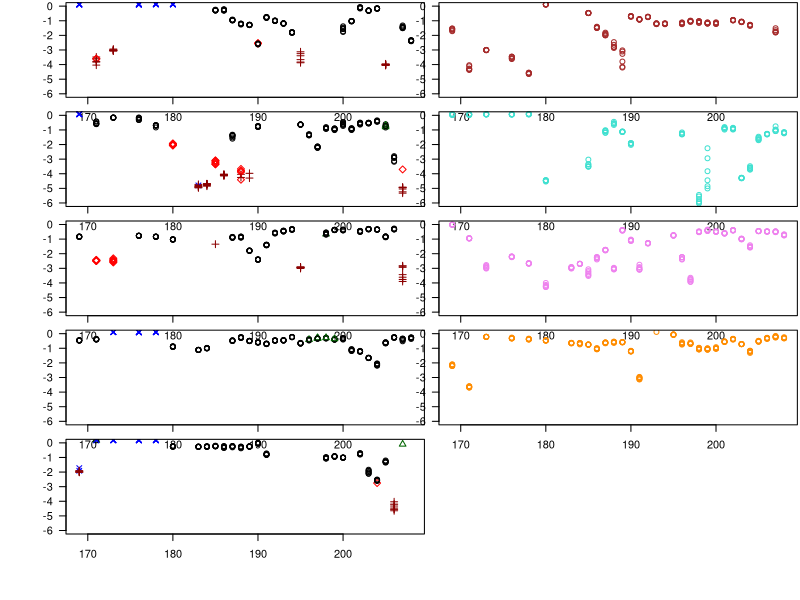
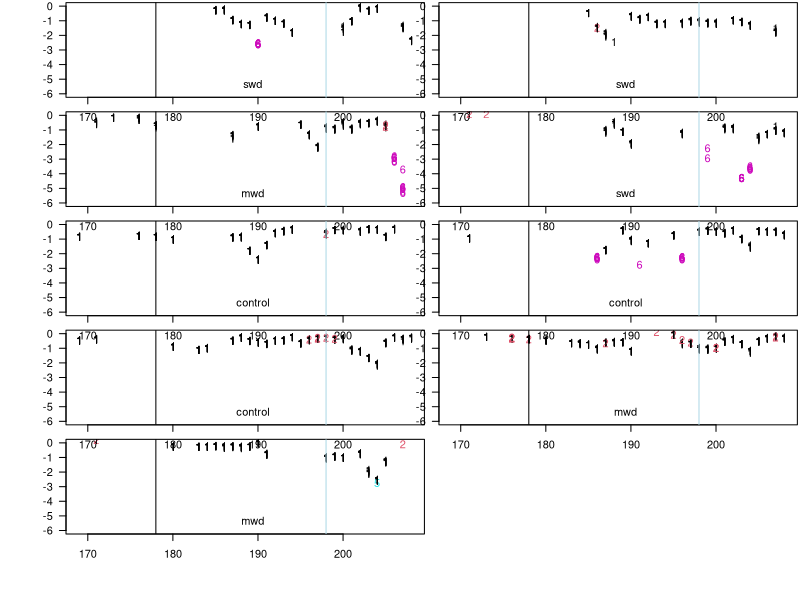
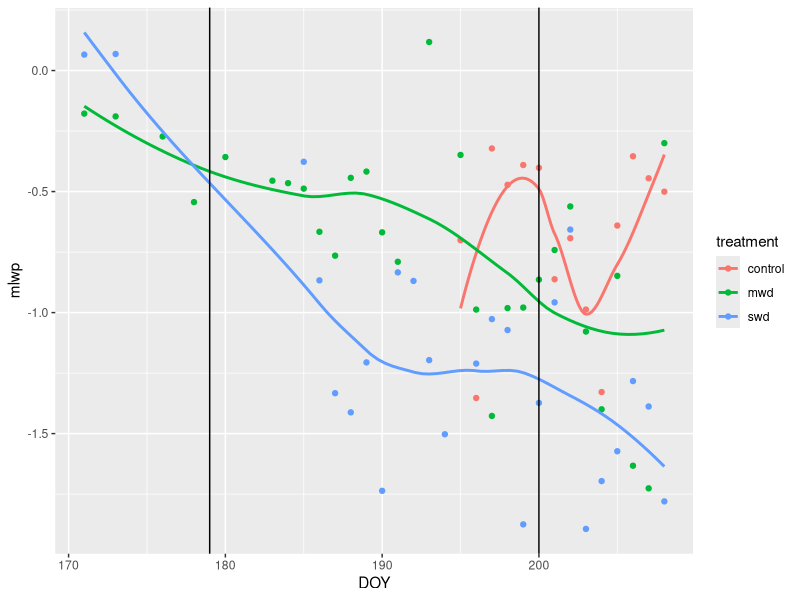

Reproduce these figures in R, in order.
#+++++++++++++++++++++++++++++++++++++++++++++++++++++
#          STEP 1: LOAD AND CLEAN WP DATA
#+++++++++++++++++++++++++++++++++++++++++++++++++++++


### UPDATE VERSION IF REPROCESSING QC #######

# run through, pull out each psy measurement, and average values from the peaks
QC <- F # T/F -run quality control script?
# qc.ver <- "20200327" #last version, didn't actually work so still using original manual QC
qc.ver <- "20200429" #quality control version

# clear Environment?
# rm(list=ls())





# set working directory
#setwd("~/Documents/RESEARCH/California Buckeye/")
require(tidyr)
require(dplyr)
require(stringr)
library(dplyr)
library(reshape2)
library(RColorBrewer)
library(stringr)
library(ggplot2)



se <- function(x,na.rm=T) sqrt(var(x))/sum(!is.na(x))


#____________________________________________________________________________________________________________
####### START: Loak raw psychrometer data, qc flag data, and calibrate to get raw wp data #######################


## full, uncleaned dataset ####
wpdata.raw<-read.csv("GREENHOUSEWPmanual.csv", header = FALSE)

# tack on an iteration number to pull out rows of 12 (psy1-5 and then 6-9)
iteration.number <- rep(c(1:(nrow(wpdata.raw)/12)), each=12)
wpdata.raw.n <- cbind(iteration.number,wpdata.raw)

# pull out the iteration number of all measurements that happen predawn
predawns <- wpdata.raw.n[which(wpdata.raw.n[,5]>=400 & wpdata.raw.n[,5]<= 500),1]

# pull out the appropriate measurements
wpdata.pd <- wpdata.raw.n[which(wpdata.raw.n[,1] %in% predawns),]
wpdata <- wpdata.pd %>% select(V1:V13)



# old manually cleaned dataset
#wpdata<-read.csv("GREENHOUSEWPselect.csv", header = FALSE)
head(wpdata)

# iteration.number <- 1:length(wpdata[,1])
# iteration.number[1] <- 1
# for (i in c(2:length(iteration.number))){
#   iteration.number[i] <- ifelse(wpdata[i,1] == 106,iteration.number[i-1]+1,iteration.number[i-1])
# }
iteration.number <- rep(c(1:(nrow(wpdata)/6)), each=6)
wpdata.n <- cbind(iteration.number,wpdata)
numberofiterations <- max(iteration.number)/2

###### Create empty dataframes for QC flags
#make an additional matrix for storing QC flags for each psy for each measurement
qc1 <- data.frame(matrix(NA, ncol=5, nrow=numberofiterations))
names(qc1) <- c("PSY1.qc","PSY2.qc","PSY3.qc", "PSY4.qc", "PSY5.qc")

#make an additional matrix for storing QC flags for each psy for each measurement
qc2 <- data.frame(matrix(NA, ncol=4, nrow=numberofiterations))
names(qc2) <- c("PSY6.qc","PSY7.qc","PSY8.qc", "PSY9.qc")
#________________



complete.data <- matrix(NA, ncol=14, nrow=numberofiterations)
complete.data <- as.data.frame(complete.data)
complete.data[,1] <- as.numeric(complete.data[,1])
complete.data[,2] <- as.numeric(complete.data[,2])
complete.data[,3] <- as.numeric(complete.data[,3])
complete.data[,4] <- as.numeric(complete.data[,4])
complete.data[,5] <- as.numeric(complete.data[,5])
complete.data[,6] <- as.numeric(complete.data[,6])
complete.data[,7] <- as.numeric(complete.data[,7])
complete.data[,8] <- as.numeric(complete.data[,8])
complete.data[,9] <- as.numeric(complete.data[,9])


colnames(complete.data) <- c("Yr","DOY","Time","Temp","PSY1","PSY2","PSY3","PSY4","PSY5","PSY.one1","PSY.one2","PSY.one3","PSY.one4","PSY.one5")


complete.data.2 <- matrix(NA, ncol=12, nrow=numberofiterations)
complete.data.2 <- as.data.frame(complete.data.2)
complete.data.2[,1] <- as.numeric(complete.data.2[,1])
complete.data.2[,2] <- as.numeric(complete.data.2[,2])
complete.data.2[,3] <- as.numeric(complete.data.2[,3])
complete.data.2[,4] <- as.numeric(complete.data.2[,4])
complete.data.2[,5] <- as.numeric(complete.data.2[,5])
complete.data.2[,6] <- as.numeric(complete.data.2[,6])
complete.data.2[,7] <- as.numeric(complete.data.2[,7])
complete.data.2[,8] <- as.numeric(complete.data.2[,8])
colnames(complete.data.2) <- c("Yr","DOY","Time","Temp","PSY6","PSY7","PSY8","PSY9","PSY.one6","PSY.one7","PSY.one8","PSY.one9")




# Rob being a crazy guy, getting the odd numbers...
# ninitial <- seq(from=1,to=max(iteration.number),by=1)
# nadd <- seq(from=0,to=max(iteration.number)-1,by=1)
# ncombine <- matrix(NA,ncol=3,nrow=max(iteration.number))
# ncombine <- as.data.frame(ncombine)
# ncombine[,1] <- ninitial
# ncombine[,2] <- nadd
# ncombine[,3] <- ncombine[,1] + ncombine[,2]
# these <- which(ncombine[,3] < max(iteration.number))



these <- seq(from=1, to=max(iteration.number)-1, by=2)
those <- seq(from=2,to=max(iteration.number),by=2)
psy <- 1:5
psy.one <- 1:5
# qc.flag <- rep("fail", times=5)


# loop through each odd measurement (psys 1-5, discard those not between 4-5am, and then summarize/qc into df)
l <- 0

#### for restarting if you stop (set l and the last number in these[-c(1:#)] to the last row -1 that you have filled in qc or complete.data.n):
# l <- 71
# these <- seq(from=1, to=max(iteration.number)-1, by=2)
# these <- these[-c(1:71)]
#

for (i in these){
  
  yr <- wpdata.n[which(wpdata.n[,1] == i & wpdata.n[,2] == 106),3] #pulling out yr from header row indicated by 106
  doy <- wpdata.n[which(wpdata.n[,1] == i & wpdata.n[,2] == 106),4] # pulling out doy from header rows
  time <- wpdata.n[which(wpdata.n[,1] == i & wpdata.n[,2] == 106),5] # pulling out time stamp from header rows (in hhmm format)
  temp <- wpdata.n[which(wpdata.n[,1] == i & wpdata.n[,2] == 106),6] # pulling out ambient Temp from header row
  #if(time<500 & time >400){
    l <- l + 1
    qc.flag <- rep("fail", times=5)
    j <- 0
    for (k in c(109,111,113,115,117)){
      j <- j + 1
      all <- wpdata.n[which(wpdata.n[,1] == i & wpdata.n[,2] == k),c(6:8)]
      all <- as.numeric(all)
      psy[j] <- mean(all,na.rm=T)
      all <- wpdata.n[which(wpdata.n[,1] == i & wpdata.n[,2] == k),c(6)]
      all <- as.numeric(all)
      psy.one[j] <- mean(all,na.rm=T)
      if(QC==T){
        if(is.na(wpdata.n[which(wpdata.n[,1] == i & wpdata.n[,2] == k),c(5)])){
          qc.flag[j] <- NA 
        }
        else{
          par(mar=c(3.5,3.5,1,.5), mfrow=c(1,2))
          plot(c(unlist(wpdata.n[which(wpdata.n[,1] == i & wpdata.n[,2] == k),c(5:14)])), typ="b", lwd=3, ylab="",xlab="")
          points(c(unlist(wpdata.n[which(wpdata.n[,1] == i & wpdata.n[,2] == k),c(6:8)]))~c(2,3,4),pch=16, col="red")
          print(paste("i=",i,"k=",k, "qc.row=",l,"qc.col=",j, "DOY=",doy, "time=", time))
          plot(c(unlist(wpdata.n[which(wpdata.n[,1] == i & wpdata.n[,2] == k),c(5:14)])), typ="b", lwd=3, ylim=c(0,13), ylab="",xlab="")
          points(c(unlist(wpdata.n[which(wpdata.n[,1] == i & wpdata.n[,2] == k),c(6:8)]))~c(2,3,4),pch=16, col="red")
          print(paste("i=",i,"k=",k, "qc.row=",l,"qc.col=",j))
          #qc.flag[j] <- askYesNo("Quality of trace?(1=good,2=kinda bad, 3=DELETE)", default=F, prompts=getOption("askYesNo", gettext(c("1","2","3"))))
          qc.flag[j] <- as.numeric(readline(prompt="Quality of trace?(1=good,2=maybe, 3=worse, 4=DELETE, 5=double check): "))
        }
        
      }
    }
    complete.data[l,1] <- yr
    complete.data[l,2] <- doy
    complete.data[l,3] <- time
    complete.data[l,4] <- temp
    complete.data[l,c(5:9)] <- psy #store average of 3 value plateau
    complete.data[l,c(10:14)] <- psy.one # store value of first point of plateau (third measurement)
    if(QC==T){
      qc1[l, c(1:5)] <- qc.flag 
    }
    
#  }
}
# _____________
## Uncomment to write new QC file ########
if(QC==T) write.csv(qc1, paste0("Psychrometer_QC1_", qc.ver,".csv")) #when doing quality control again, uncomment this, then update date of QC1_ file (seen in line 176)
#_______________

# v1 - 20180309: for GREENHOUSEWPselect.csv manually cleaned. and Lee can't write dates
# v2 - 20200315: for cleaned GREENHOUSEWPmanual.csv


## load in newest version of qc1

#qc1 <- read.csv("Psychrometer_QC1_20200319.csv")
if(QC ==F) qc1 <- read.csv("Psychrometer_QC1_20200428.csv")[,-1]



### repeat for psychrometers 6-9
l <- 0
psy <- 1:4
psy.one <- 1:4

# restarting if interrupted in middle
# start right before you failed:
#l <- 
for (i in c(those)){

  yr <- wpdata.n[which(wpdata.n[,1] == i & wpdata.n[,2] == 106),3]
  doy <- wpdata.n[which(wpdata.n[,1] == i & wpdata.n[,2] == 106),4]
  time <- wpdata.n[which(wpdata.n[,1] == i & wpdata.n[,2] == 106),5]
  temp <- wpdata.n[which(wpdata.n[,1] == i & wpdata.n[,2] == 106),6]
  #if(time<500 & time >400){
  l <- l + 1
  j <- 0
  qc.flag <- rep("fail", times=4)
  for (k in c(109,111,113,115)){
    j <- j + 1
    all <- wpdata.n[which(wpdata.n[,1] == i & wpdata.n[,2] == k),c(6:8)]
    all <- as.numeric(all)
    psy[j] <- mean(all,na.rm=T)
    all <- wpdata.n[which(wpdata.n[,1] == i & wpdata.n[,2] == k),c(6)]
    all <- as.numeric(all)
    psy.one[j] <- mean(all,na.rm=T)
    if(QC==T){
      if(is.na(wpdata.n[which(wpdata.n[,1] == i & wpdata.n[,2] == k),c(5)])){
        qc.flag[j] <- NA 
      }
      else{
        par(mar=c(3.5,3.5,1,.5), mfrow=c(1,2))
        plot(c(unlist(wpdata.n[which(wpdata.n[,1] == i & wpdata.n[,2] == k),c(5:14)])), typ="b", lwd=3, ylab="",xlab="")
        points(c(unlist(wpdata.n[which(wpdata.n[,1] == i & wpdata.n[,2] == k),c(6:8)]))~c(2,3,4),pch=16, col="red")
        print(paste("i=",i,"k=",k, "qc.row=",l,"qc.col=",j, "DOY=",doy, "time=", time))
        plot(c(unlist(wpdata.n[which(wpdata.n[,1] == i & wpdata.n[,2] == k),c(5:14)])), typ="b", lwd=3, ylim=c(0,13), ylab="",xlab="")
        points(c(unlist(wpdata.n[which(wpdata.n[,1] == i & wpdata.n[,2] == k),c(6:8)]))~c(2,3,4),pch=16, col="red")
        print(paste("i=",i,"k=",k, "qc.row=",l,"qc.col=",j))
        #qc.flag[j] <- askYesNo("Quality of trace?(1=good,2=kinda bad, 3=DELETE)", default=F, prompts=getOption("askYesNo", gettext(c("1","2","3"))))
        qc.flag[j] <- as.numeric(readline(prompt="Quality of trace?(1=good,2=maybe, 3=worse, 4=DELETE, 5=double check): "))
        
      }
      
    }
    
  }
  complete.data.2[l,1] <- yr
  complete.data.2[l,2] <- doy
  complete.data.2[l,3] <- time
  complete.data.2[l,4] <- temp
  complete.data.2[l,c(5:8)] <- psy
  complete.data.2[l,c(9:12)] <- psy.one
  if(QC==T){
    qc2[l, c(1:4)] <- qc.flag 
  }
}

# _____________
## Uncomment to write new QC file ########

if(QC==T) write.csv(qc2, paste0("Psychrometer_QC2_", qc.ver,".csv")) #follow instructions from above 

#_______________

# v1 - 20180309: for GREENHOUSEWPselect.csv manually cleaned. and Lee can't write dates
# v2 - 20200315: for cleaned GREENHOUSEWPmanual.csv

## read in newest version of qc2

#qc2 <- read.csv("Psychrometer_QC2_20200319.csv")
#qc2 <- read.csv("Psychrometer_QC2_20200315.csv")
if(QC==F) qc2 <- read.csv("Psychrometer_QC2_20200428.csv")[,-1]



complete.data[,c(5:9)] <- complete.data[,c(5:9)]/(0.325+0.027*complete.data[,4]) 
complete.data[,c(10:14)] <- complete.data[,c(10:14)]/(0.325+0.027*complete.data[,4]) 

complete.data.2[,c(5:8)] <- complete.data.2[,c(5:8)]/(0.325+0.027*complete.data.2[,4]) 
complete.data.2[,c(9:12)] <- complete.data.2[,c(9:12)]/(0.325+0.027*complete.data.2[,4]) 

calib <- read.table("PsyCalibrationSLOPEINT.txt",header=T)
# calibrate mean values for Psychrometers 1:9
complete.data[,5] <- (complete.data[,5]-calib[1,3])/calib[1,2]
complete.data[,6] <- (complete.data[,6]-calib[2,3])/calib[2,2]
complete.data[,7] <- (complete.data[,7]-calib[3,3])/calib[3,2]
complete.data[,8] <- (complete.data[,8]-calib[4,3])/calib[4,2]
complete.data[,9] <- (complete.data[,9]-calib[5,3])/calib[5,2]
complete.data.2[,5] <- (complete.data.2[,5]-calib[6,3])/calib[6,2]
complete.data.2[,6] <- (complete.data.2[,6]-calib[7,3])/calib[7,2]
complete.data.2[,7] <- (complete.data.2[,7]-calib[8,3])/calib[8,2]
complete.data.2[,8] <- (complete.data.2[,8]-calib[9,3])/calib[9,2]
# Values based on a single value
complete.data[,10] <- (complete.data[,10]-calib[1,3])/calib[1,2]
complete.data[,11] <- (complete.data[,11]-calib[2,3])/calib[2,2]
complete.data[,12] <- (complete.data[,12]-calib[3,3])/calib[3,2]
complete.data[,13] <- (complete.data[,13]-calib[4,3])/calib[4,2]
complete.data[,14] <- (complete.data[,14]-calib[5,3])/calib[5,2]
complete.data.2[,9] <- (complete.data.2[,9]-calib[6,3])/calib[6,2]
complete.data.2[,10] <- (complete.data.2[,10]-calib[7,3])/calib[7,2]
complete.data.2[,11] <- (complete.data.2[,11]-calib[8,3])/calib[8,2]
complete.data.2[,12] <- (complete.data.2[,12]-calib[9,3])/calib[9,2]




####### Quick visualizing raw output ###########################3
#raw predawn traces (for all psychrometers)
par(mfcol=c(5,2), oma=c(4,4,0.1,0.1),mar=c(1,1,0.1,0.1))
cols <- c("black","darkgreen","darkred","blue","red","brown","turquoise","violet","darkorange","cornflowerblue")
for (i in c(5:9)){
  plot(complete.data[,i]~complete.data[,2],ylim=c(-6,0),las=1, col=cols[as.numeric(qc1[,i-4])], pch=qc1[,i-4])
}
for (i in c(5:8)){
  plot(complete.data.2[complete.data.2[,3] < 500 & complete.data.2[,3] > 400,i]~complete.data.2[complete.data.2[,3] < 500 & complete.data.2[,3] > 400,2],ylim=c(-6,0),las=1, col=cols[i+1])
}

# #raw predawn traces (for all psychrometers) based on a single value (max of 3 points)
# par(mfcol=c(5,2), oma=c(4,4,0.1,0.1),mar=c(1,1,0.1,0.1))
# cols <- c("black","red","blue","darkgreen","brown","turquoise","violet","darkorange","cornflowerblue")
# for (i in c(10:14)){
#   plot(complete.data[complete.data[,3] < 500 & complete.data[,3] > 400,i]~complete.data[complete.data[,3] < 500 & complete.data[,3] > 400,2],ylim=c(-6,0),las=1, col=cols[i-9])
# }
# for (i in c(9:12)){
#   plot(complete.data.2[complete.data.2[,3] < 500 & complete.data.2[,3] > 400,i]~complete.data.2[complete.data.2[,3] < 500 & complete.data.2[,3] > 400,2],ylim=c(-6,0),las=1, col=cols[i-3])
# }
# head(complete.data)



####### END: load raw psychrometer data and quality flags #############



#________________________________________________________________________
#### START: Lee's new way of processing wp data to long form ########

# step 1: take wide data and make it long
# step 2: merge in quality control flags
# step 3: aggregate things by date, filtering for bad values


# take complete.data and make it long form (take 5 psy columns and make them 1 column)
wpslong1 <- gather(select(.data = complete.data, Yr,DOY,Time,Temp,PSY1:PSY5) , key = "Psy_num", value="lwppd", PSY1:PSY5)

# take qc1 and also make it long
names(qc1)<- str_replace(names(qc1), pattern = ".qc","") # pull out the ".qc" part of the quality control data flag column names so they will match up with wpslong psychrometer names
qualcont1 <- data.frame(complete.data[,1:4], qc1) # tacking on date, time, temp info from complete.data and killig extra column named "X" that came in when we read.csv (was rownmanes)
qclong1 <- gather(qualcont1,key = "Psy_num", value="QC_flag", PSY1:PSY5 ) # take wide form and make long

#merge wps and qc flags for first 5 psychrometers
wps1 <- full_join(wpslong1, qclong1)



# repeat the above steps for psychrometers 6-9
# take complete.data and make it long form (take 5 psy columns and make them 1 column)
wpslong2 <- gather(select(.data = complete.data.2, Yr,DOY,Time,Temp,PSY6:PSY9) , key = "Psy_num", value="lwppd", PSY6:PSY9)

# take qc2 and also make it long
names(qc2)<- str_replace(names(qc2), pattern = ".qc","")
qualcont2 <- data.frame(complete.data.2[,1:4], qc2)
qclong2 <- gather(qualcont2,key = "Psy_num", value="QC_flag", PSY6:PSY9 )

#merge wps and qc flags
wps2 <- full_join(wpslong2, qclong2)


# row bind psychrometers 1-5 and 6-9 together into one dataframe
wps.all <- rbind(wps1, wps2)
wps.all$ind<- as.numeric(str_replace(wps.all$Psy_num,"PSY", ""))


### add in a 'tag' column to match rest of dataset:
tag <- c(590,592,589,498,10999,588,591,10954,600)
ind <- c(1:9)
treatment <- c("swd", "mwd", "control", "control","mwd","swd","swd","control","mwd")
tag.mapper <- data.frame(tag, ind, treatment)

# add final column to wp data with individuals tag name and treatment
wps.all$tag <- tag.mapper$tag[match(wps.all$ind, tag.mapper$ind)]
wps.all$treatment <- tag.mapper$treatment[match(wps.all$ind, tag.mapper$ind)]



#+++++++++++++++++++++++++++++++++++++++++++++++++++++++++++++++
### CLEANING QC FLAGS and wps ##########

# make a new column for post-hoc flag changes
  # NOTE: gonna make a new category "6" for things labeled 1,2 or 5 but questionable post-hoc
wps.all$QC_flag_updated <- wps.all$QC_flag

# looks like all of the 5's before DOY 189 are probably funky values
wps.all$QC_flag_updated[which(wps.all$QC_flag==5 & wps.all$DOY<189)] <- "4"
# one very neagitve mesurement labeled 2 while all the rest flagged, gonna toss
wps.all$QC_flag_updated[which(wps.all$QC_flag==2 & wps.all$DOY>180 & wps.all$ind==7)] <- "4"
# seems like many of PSY8's values are suspect. Certainly the one "1" in the field of 5s seems suspect at around doy 192
wps.all$QC_flag_updated[which(wps.all$ind==8 & wps.all$lwppd<= -2.7)] <- "4" 
# strange day circa 199 in PSY7 where 4 measurements differ by 2+ MPa. not sure what to make of that... 
  #(2 flagged as 5, 3 as 3 and 2 as 1) --> maybe whol measurement is bad? Could be reasonable given that 588 was rewatered on 202...
  # currently just threw out 5s, but need to double check
wps.all$QC_flag_updated[which(wps.all$ind==7 & wps.all$DOY==199 & wps.all$lwppd< -3)] <- "4"
# one value mislabeld "31", must have meant 3
wps.all$QC_flag_updated[which(wps.all$QC_flag=="31")] <- "3"

# values that seem questionable but leaving in to test how they affect other relationships later on:
wps.all$QC_flag_updated[which(wps.all$ind==7 & wps.all$DOY==199 & wps.all$QC_flag=="1")] <- "6"
wps.all$QC_flag_updated[which(wps.all$ind==1 & wps.all$DOY==190)] <- "6"
wps.all$QC_flag_updated[which(wps.all$ind==2 & wps.all$DOY> 205)] <- "6" # the final two measurement dates of PSY2 look FUNKY, and evidently the last was all 3's except on 5
wps.all$QC_flag_updated[which(wps.all$ind==7 & wps.all$DOY>202 & wps.all$QC_flag=="5")] <- "6"
wps.all$QC_flag_updated[which(wps.all$ind==8 & wps.all$lwppd< -2.2 & wps.all$QC_flag=="1")] <- "6"

wps.tmp <- wps.all[which(wps.all$QC_flag_updated %in% c("1","2","5","6")),]

par(mfcol=c(5,2), oma=c(4,4,0.1,0.1),mar=c(1,1,0.1,0.1))

for(i in unique(wps.tmp$Psy_num)){
  plot(lwppd~DOY,wps.tmp[which(wps.tmp$Psy_num==i),],ylim=c(-6,0),las=1, col=as.numeric(QC_flag_updated), pch=QC_flag_updated, xlim=c(169,208))
  abline(v=178)
  abline(v=198, col="lightblue")
  legend("bottom",bty="n", legend=unique(wps.tmp$treatment[which(wps.tmp$Psy_num==i)]))
}

#write.csv(wps.all, paste0("Psychrometer_all_longform_unaveraged_", qc.ver, ".csv"))

# Moste recent: v "20200429"


#++++++++++++++++++++++++++++++++++++++++++++++++++++++++++
#### make final dataset, clean via QC flags ##########

# now summarize all repeat measurments to get a mean per day. also filter out bad psychrmenter readings

# ****old qc filtering with 20180309 qc1 & qc2 versions NA = bad, True = good, False=maybe
wps.clean <- wps.all %>% filter(QC_flag_updated %in% c("1","2","5","6")) %>% group_by(Yr, DOY, Psy_num, ind, treatment, tag) %>% summarise(lwp.m = mean(lwppd, na.rm=T), lwp.sd = sd(lwppd, na.rm=T), lwp.n = n()
                                                                                                                      , Temp.m = mean(Temp), Temp.sd = sd(Temp),flags = length(which(QC_flag_updated=="6")) )

wps.treat <- wps.clean %>% group_by(treatment, Yr, DOY) %>% summarize(mlwp = mean(lwp.m, na.rm=T), minlwp = min(lwp.m, na.rm=T), maxlwp = max(lwp.m, na.rm=T))

ggplot(wps.treat[-which(wps.treat$treatment=="control" & wps.treat$DOY<195),], aes(x=DOY, y=mlwp, col=treatment)) + geom_point() + geom_smooth(se=F) + geom_vline(xintercept=179) + geom_vline(xintercept=200)

# ****new qc filtering with XXXXX qc1 & qc2 versions where 1 = good, 2 = mabye (prob keep), 3=worse (prob remove), 4 = REMOVE, & 5 = double check (prob remove?)
#wps.clean <- wps.all %>% filter(QC_flag<3 ) %>% group_by(Yr, DOY, Psy_num) %>% summarise(lwp.m = mean(lwppd, na.rm=T), lwp.sd = sd(lwppd, na.rm=T), lwp.n = n(), Temp.m = mean(Temp), Temp.sd = sd(Temp))
  # currently only selecting 1s and 2s
  # QC_flag <4                (add in 3s)
  # QC_flag %in% c(1,2,5)     (keeps 1s,2s, and 5s)


###### . Adding tag and treatment info ############
# extract individuals for matching up with tags
#wps.clean$ind <- as.numeric(str_replace(wps.clean$Psy_num,"PSY", ""))


# 
# ### add in a 'tag' column to match rest of dataset:
# tag <- c(590,592,589,498,10999,588,591,10954,600)
# ind <- c(1:9)
# treatment <- c("swd", "mwd", "control", "control","mwd","swd","swd","control","mwd")
# tag.mapper <- data.frame(tag, ind, treatment)
# 
# # add final column to wp data with individuals tag name and treatment
# wps.clean$tag <- tag.mapper$tag[match(wps.clean$ind, tag.mapper$ind)]
# wps.clean$treatment <- tag.mapper$treatment[match(wps.clean$ind, tag.mapper$ind)]
# 

# convert DOY to dates so we can match
wps.clean$doy.yr <- paste(wps.clean$DOY, "18", sep="-")
  # make a new column that R recognizes as a date
wps.clean$DOY.yr <- as.Date(wps.clean$doy.yr, "%j-%y")

### writing out the current output so that don't have to run this code every time to work with gasexdata.R
if(QC==T) write.csv(wps.clean, paste0("WP_data_processed", qc.ver, ".csv"))

# current version: c "20200429"

###### END: average wps and turn long form ###################
#____________________________________________________________________________




####### ^^ RUN EVERYTHING ABOVE ^^ ######################











# #______________________________________________________________________________________
# 
# ################## Rob's way of cleaning and processing data ##########################
# 
# # DONT RUN !!!!
# # Commented everything out (LDLA) on 4/6/2020
# 
# ######## taking wide form data and making it long form (and combining psys 1-5 &6-9) ##########
# 
# # make empty dataframe to put averaged values into
# lwppd.all <- matrix(NA,ncol=4,nrow=9*length(unique(complete.data[complete.data[,3] < 500 & complete.data[,3] > 400,2])))
# lwppd.all <- as.data.frame(lwppd.all)
# colnames(lwppd.all) <- c("doy","ind","lwppd_MPa","treatment")
# 
# 
# 
# #  # of days with predawns
# ks <- length(unique(complete.data[complete.data[,3] < 500 & complete.data[,3] > 400,2]))
# 
# k <- 1
# clean <- c(1,3,5,7,9)
# check <- c(6)
# alsocheck <- c(8)
# # loop through psychrometer columns, and pull out the max wp
# for (i in c(5:9)){
#   # take the max lwp from each day of measurments for a single psychrometer
#   max.wps <- tapply(complete.data[complete.data$Time < 500 & complete.data$Time > 400,i],complete.data[complete.data$Time < 500 & complete.data$Time > 400,2],max,na.rm=T) # any time we have no good readings for a day, returns -Inf
#   max.wps <- as.vector(max.wps)
#   # pull out day of year for each measurement
#   sampling.doys <- tapply(complete.data[complete.data$Time < 500 & complete.data$Time > 400,2],complete.data[complete.data$Time < 500 & complete.data$Time > 400,2],max,na.rm=T)
#   
#   # excluding wps more negative than -1.75 in pre-treatment period
#   include <- ifelse((i-4) %in% clean & sampling.doys < 188,which(max.wps > -1.75),c(1:length(max.wps)))
#     # if psychrometer is 1,
#   max.wps <- max.wps[include]
#   lwppd.all[c(k:c(k+(ks-1))),3] <- max.wps
#   lwppd.all[c(k:(k+ (ks-1))),1] <- sampling.doys
#   lwppd.all[c(k:(k + (ks-1))),2] <- rep(i-4,length(max.wps))
#   k <- k + ks
# }
# lwppd.all[which(lwppd.all[,3] > 0),3] <- NA # get rid of bad wp that are positive
# lwppd.all$lwppd_MPa[which(lwppd.all$lwppd_MPa< -10)] <- NA # put NAs in places that returned -Infs
# 
# for (i in c(5:8)){
#   max.wps <- tapply(complete.data.2[complete.data.2[,3] < 500 & complete.data.2[,3] > 400,i],complete.data.2[complete.data.2[,3] < 500 & complete.data.2[,3] > 400,2],mean,na.rm=T)
#   max.wps <- as.vector(max.wps)
#   sampling.doys <- tapply(complete.data.2[complete.data.2[,3] < 500 & complete.data.2[,3] > 400,2],complete.data.2[complete.data.2[,3] < 500 & complete.data.2[,3] > 400,2],mean,na.rm=T)
#   include <- ifelse((i+1) %in% clean & sampling.doys < 188,which(max.wps > -1.75),c(1:length(max.wps)))
#   include <- ifelse((i+1) %in% check & sampling.doys < 188,which(max.wps > -1.75),include)
#   include <- ifelse((i+1) %in% alsocheck & sampling.doys < 189,which(max.wps > -1.75),include) 
#   max.wps <- max.wps[include]
#   lwppd.all[c(k:(k+(ks-1))),3] <- max.wps
#   lwppd.all[c(k:(k+(ks-1))),1] <- sampling.doys
#   lwppd.all[c(k:(k+(ks-1))),2] <- rep(i+1,length(max.wps))
#   k <- k + ks
# }
# lwppd.all[which(lwppd.all[,3] > 0),3] <- NA
# 
# 
# # group by treatment
# treats <- c("control","mwd","swd")
# control <- c(3,4,8)
# mwd <- c(2,5,9)
# swd <- c(1,6,7)
# for (i in c(1:length(lwppd.all$ind))){
#   lwppd.all[i,4] <- ifelse(lwppd.all[i,2] %in% control,"control",
#                            ifelse(lwppd.all[i,2] %in% mwd, "mwd","swd"))
# }
# lwppd.all[which(lwppd.all[,3] == -Inf),3] <- NA
# 
# 
# 
# 
# ### add in a 'tag' column to match rest of dataset:
# tag <- c(590,592,589,498,10999,588,591,10954,600)
# ind <- c(1:9)
# treatment <- c("swd", "mwd", "control", "control","mwd","swd","swd","control","mwd")
# tag.mapper <- data.frame(tag, ind, treatment)
# 
# ### turning DOY into a date that plays well with other datasets
# 
# lwppd.all$tag <- tag.mapper$tag[match(lwppd.all$ind, tag.mapper$ind)]
# lwppd.all$doy.yr <- paste(lwppd.all$doy, "18", sep="-")
# lwppd.all$doy.yr <- as.Date(lwppd.all$doy.yr, "%j-%y")
# 
# 
# #+++++++++++++++++++++++++++++++++++++++++++++++++++++++++++++++++++++++++++++++++++++++++++++
# ######## Avveraging to treatment #############
# mean.data <- tapply(lwppd.all[,3],list(lwppd.all[,1],lwppd.all[,4]),mean,na.rm=T)
# mean.data.se <- tapply(lwppd.all[,3],list(lwppd.all[,1],lwppd.all[,4]),se)
# 
# 
# # plotting...some shit?
# 
# par(mfrow=c(3,3))
# for (i in c(1:9)){
#   plot(lwppd.all[lwppd.all$ind == i,3]~lwppd.all[lwppd.all$ind == i,1], ylim=c(-5,0),yaxt="n",xaxt="n",type="l")
#   axis(side=1,tick=T,labels=F)
#   axis(side=2,tick=T,labels=F)
# }
# 
# # plotting different shit
# pchs <- c(16,15,1)
# cols <- c("deepskyblue4","darkgoldenrod3","red")
# par(new=F,mfrow=c(1,1),oma=c(4,3,0.1,0.1),mar=c(3,1,0.1,0.1))
# doys <- as.numeric(rownames(mean.data))
# for (i in c(1:3)){
#   plot(mean.data[,i]~doys,ylim=c(-5,0),las=1, pch=pchs[i],col=cols[i],xlab="",ylab="",xlim=c(167,208),xaxt="n")
#   lines(mean.data[,i]~doys,ylim=c(-5,0),las=1,col=cols[i],xlab="",ylab="",xaxt="n")
#   arrows(doys,mean.data[,i]+mean.data.se[,i],doys,mean.data[,i]-mean.data.se[,i],code=3,length=0.01, col=cols[i],angle=90)
#   par(new=T)
# }
# addTrans <- function(color,trans)
# {
#   # This function adds transparancy to a color.
#   # Define transparancy with an integer between 0 and 255
#   # 0 being fully transparant and 255 being fully visable
#   # Works with either color and trans a vector of equal length,
#   # or one of the two of length 1.
#   
#   if (length(color)!=length(trans)&!any(c(length(color),length(trans))==1)) stop("Vector lengths not correct")
#   if (length(color)==1 & length(trans)>1) color <- rep(color,length(trans))
#   if (length(trans)==1 & length(color)>1) trans <- rep(trans,length(color))
#   
#   num2hex <- function(x)
#   {
#     hex <- unlist(strsplit("0123456789ABCDEF",split=""))
#     return(paste(hex[(x-x%%16)/16+1],hex[x%%16+1],sep=""))
#   }
#   rgb <- rbind(col2rgb(color),trans)
#   res <- paste("#",apply(apply(rgb,2,num2hex),2,paste,collapse=""),sep="")
#   return(res)
# }
# rect(198,-6,202,1,col=addTrans("cornflowerblue",80),border = NA)
# doydate <- read.csv("doydate.csv",header=T)
# lab.dates <- seq(from=168,to=208,by=3)
# these <- match(lab.dates,doydate[,1])
# axis(side=1,labels=doydate[these,2], at=lab.dates,tick=T,las=2)
# abline(v=178.5,lty=2,lwd=3,col="black")
# legend(169,-3,pch=pchs,col=cols,c("Control","MWD","SWD"))
# mtext(side=2,outer=T,"Predawn LWP (MPa)",line=1.5,at=0.55)
# mtext(side=1,outer=T,"Date",line=2.5,at=0.5)
# 
